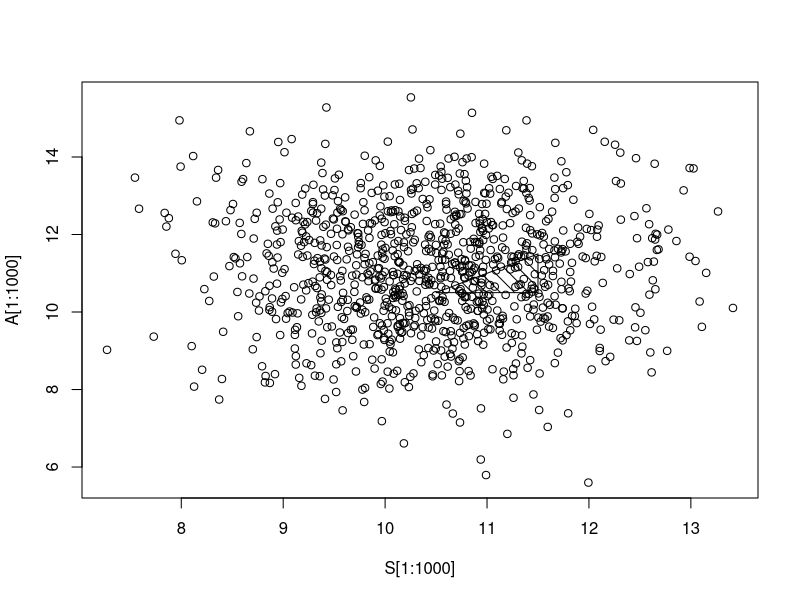
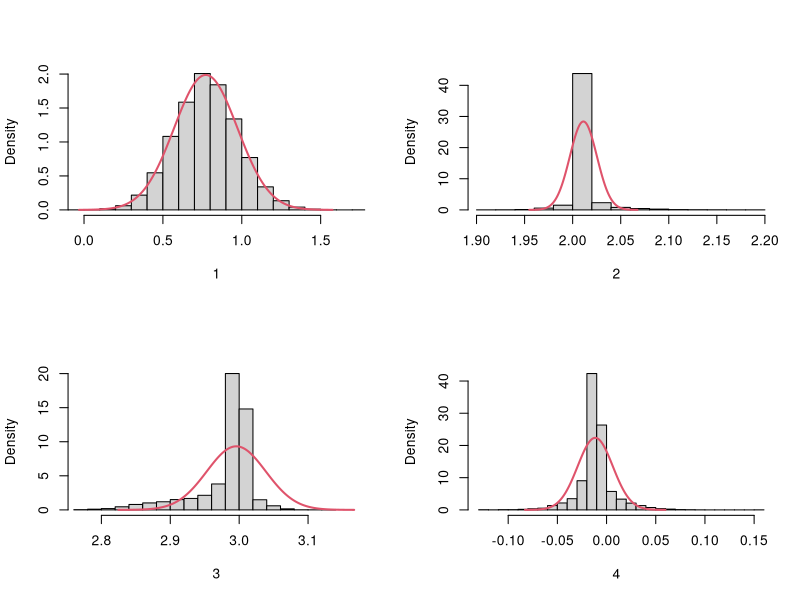
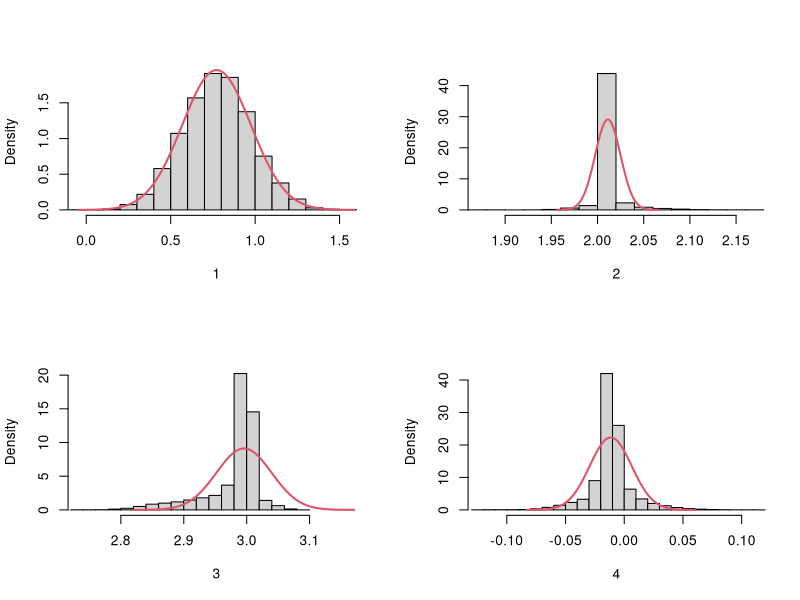
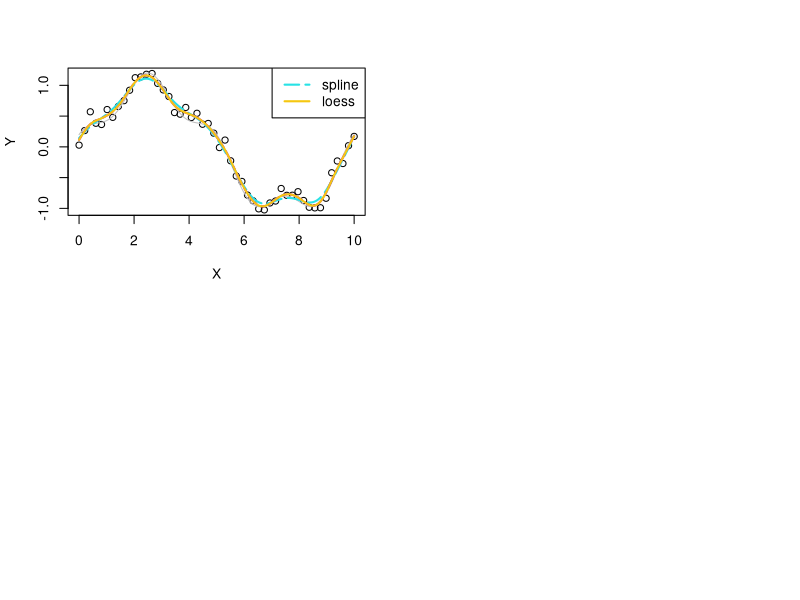

The R source for these figures, in order:
## ---- chunk 1
knitr::opts_chunk$set(echo = TRUE)
## ---- chunk 2
library(boot)
## ---- chunk 3

## probability calculation for A & S
n <- 1000
# S <- runif(n, 10, 11.5)
# A <- runif(n, 10.5, 12)
S <- rnorm(n, 10.5, 1)
A <- rnorm(n, 11, 1.5)
prob <- mean(A < S)
prob

## plotting the acceptance region
plot(S[1:1000], A[1:1000])
polygon(c(10.5, 11.5, 11.5, 10.5),
	c(10.5, 10.5, 11.5, 10.5),
        density=10, angle=135)

## (sqrt) variance of estimate
se <- sqrt(prob*(1-prob)/n)
## normal approximation to binomial
prob + c(-1,1)*1.96*se

## expected differences
diff <- A - S
d <- c(mean(diff), mean(abs(diff)))
se <- c(sd(diff), sd(abs(diff)))/sqrt(n)
d[1] + c(-1,1)*1.96*se[1]
d[2] + c(-1,1)*1.96*se[2]

## ---- chunk 4

## bootstrapped linear regression
n <- 200
X <- 1/cbind(rt(n, df=1), rt(n, df=1), rt(n,df=1))
beta <- c(1,2,3,0)
Y <- beta[1] + X %*% beta[-1] + rnorm(100, sd=3)
fit <- lm(Y~X)
coef(fit)  ## try/not in slides
summary(fit)$cov.unscaled

## now take the bootstrap samples
B <- 10000
beta.hat.boot <- matrix(NA, nrow=B, ncol=length(beta))
for(b in 1:B) {
  indices <- sample(1:nrow(X), nrow(X), replace=TRUE)
  beta.hat.boot[b,] <- coef(lm(Y[indices]~X[indices,]))
}

## compare to cov/unscaled above
cov(beta.hat.boot)

## comparing marginals
par(mfrow=c(2,2))
for(i in 1:4) {
  m <- coef(fit)[i]
  s <- sqrt(cov(beta.hat.boot)[i,i])
  x <- m + seq(-4*s, 4*s, length=1000)
  xlim <- range(c(x, beta.hat.boot[,i]))
  hist(beta.hat.boot[,i], freq=FALSE, xlim=xlim,
       xlab=i, main="", breaks=20)
  lines(x, dnorm(x, m, s), col=2, lwd=2)
}

## ---- chunk 5

## 'statistic' for boot call
reg_coef <- function(data, indices){
  fit <- lm(Y ~ ., data = data[indices, ])
  return(coef(fit))
}

## boot call
df <- data.frame(Y = Y, X = X)
bs_reg <- boot(data = df, statistic = reg_coef, R = B)

## compare to cov/unscaled above
cov(bs_reg$t)

## comparing marginals
par(mfrow=c(2,2))
for(i in 1:4) {
  m <- coef(fit)[i]
  s <- sqrt(cov(bs_reg$t)[i,i])
  x <- m + seq(-4*s, 4*s, length=1000)
  xlim <- range(c(x, bs_reg$t[,i]))
  hist(bs_reg$t[,i], freq=FALSE, xlim=xlim,
       xlab=i, main="", breaks=20)
  lines(x, dnorm(x, m, s), col=2, lwd=2)
}

## ---- chunk 6


## non-linear data
X <- seq(0,10,length=50)
Ytrue <- (sin(pi*X/5) + 0.2*cos(4*pi*X/5))
Y <- Ytrue + rnorm(length(Ytrue), sd=0.1)
plot(X,Y)

## predictive locations
XX <- seq(0,10,length=199)
YYtrue <- (sin(pi*XX/5) + 0.2*cos(4*pi*XX/5))
lines(XX, YYtrue, col="gray", type="l")

## smoothing splines with 11 DoFs
fit1 <- smooth.spline(X, Y, df=11)
YY1 <- as.matrix(predict(fit1, data.frame(X=XX))$y)
lines(XX, YY1, col=5, lty=5, lwd=2)
## try/not in slides: higher fidelity
fit2 <- smooth.spline(X, Y, df=15)
YY2 <- as.matrix(predict(fit2, data.frame(X=XX))$y)
lines(XX, YY2, col=6, lty=6, lwd=2)

## loess smoothing
fit3 <- loess(Y~X, span=0.5)
YY1 <- as.matrix(predict(fit3, data.frame(X=XX)))
lines(XX, YY2, col=7, lty=7, lwd=2)
legend("topright", c("spline", "loess"),
       lty=c(5,7), col=c(5,7), lwd=2)

